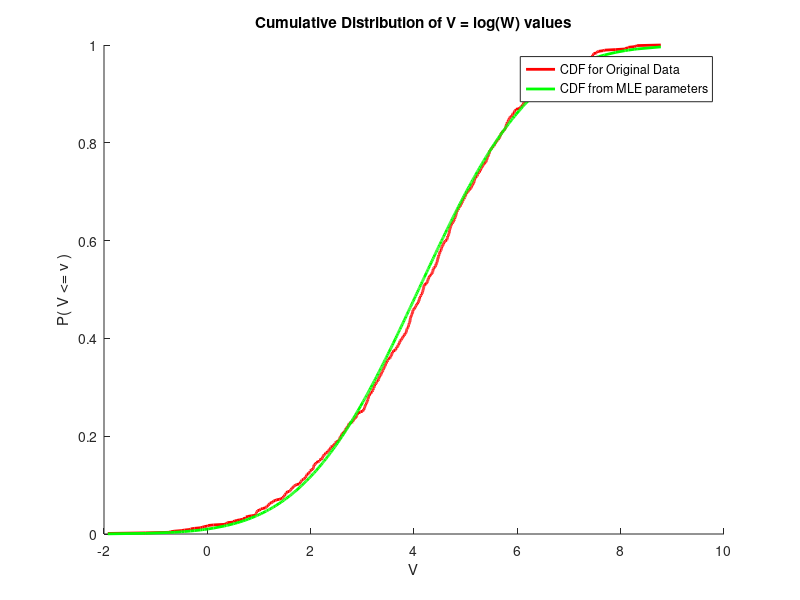
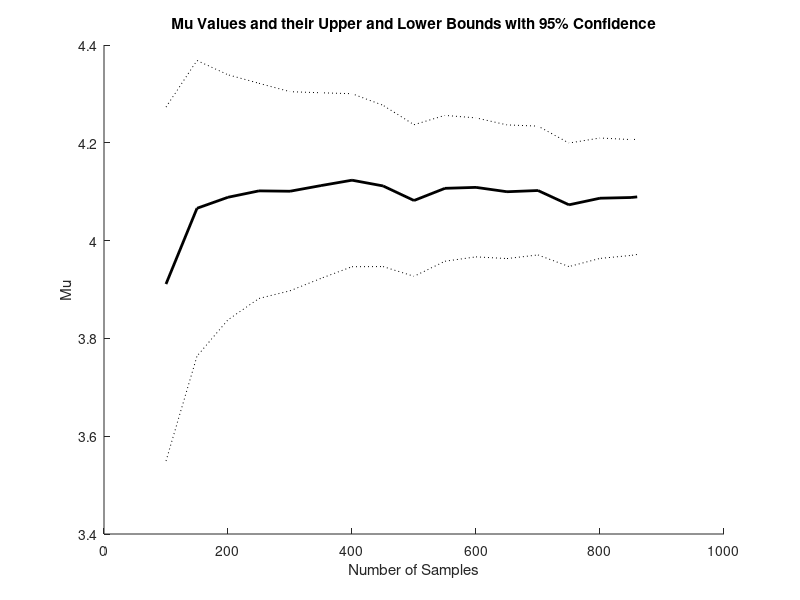
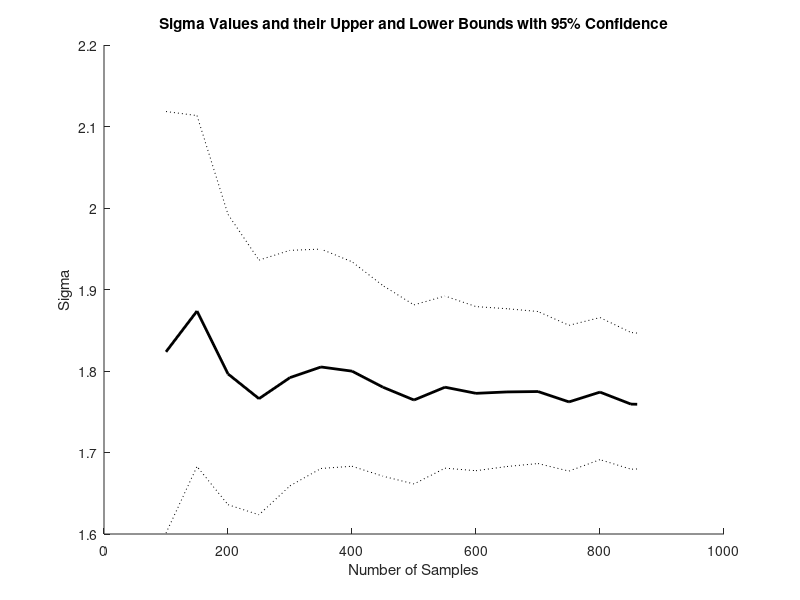
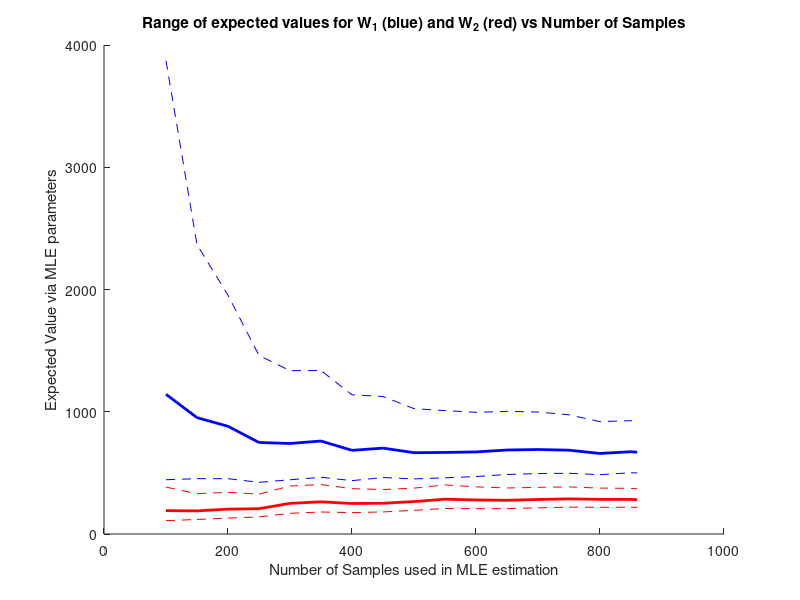

Source code (MATLAB) for these figures, in order:
%load('patchesSep2011Data_results_new1.mat');
%load('patchesSep2011Data_results_allT_new1.mat');
%load('patchesSep2011Data_results_all2.mat');
load('patchesOct2012Data_results_all4.mat');

numPatches = size(predErrorsEMD,2);
LvaluesFunc1 = sum(totalWorkEMD,2);

WORK1 = sort(totalWorkEMD(1,:));
WORK2 = sort(totalWorkEMD(2,:));

LOGWORK1 = sort(log(totalWorkEMD(1,:)));
LOGWORK2 = sort(log(totalWorkEMD(2,:)));

INDS = 1:length(LOGWORK1);
cdfVals = INDS./length(LOGWORK1);
%%
%{
SLIDE 1 RESULTS
%}

WORKCURRENT = WORK1;
LOGWORKCURRENT = LOGWORK1;

[phatML,pciML] = mle(WORKCURRENT,'distribution','lognormal');

mu = phatML(1);
sigma = phatML(2);
yFit = normcdf(LOGWORKCURRENT,mu,sigma);
figure
hold on
plot(LOGWORK1,cdfVals,'r-','LineWidth',2);
plot(LOGWORK1,yFit,'g-','LineWidth',2)
title('Cumulative Distribution of V = log(W) values');
xlabel('V');
ylabel('P( V <= v )')
legend('CDF for Original Data','CDF from MLE parameters');
hold off

rmseFit = sqrt(mean((yFit-cdfVals).^2));
nLogLike = normlike(phatML,LOGWORKCURRENT)/length(LOGWORKCURRENT);
%%
%{
SLIDE 2 RESULTS
%}

workArray = {WORK1};
loopInd = 1;
AlphaVal = 0.05;
displaySpecs = {'k','b'};

muArray = cell(1,length(workArray));
upperMuArray = cell(1,length(workArray));
lowerMuArray = cell(1,length(workArray));

sigmaArray = cell(1,length(workArray));
upperSigmaArray = cell(1,length(workArray));
lowerSigmaArray = cell(1,length(workArray));

startInd = 100;
indsNumTry = startInd:50:length(WORK1);
indsNumTry = [indsNumTry length(WORK1)];
numTries = length(indsNumTry);

for ii=1:length(workArray)
    
    WORKCURRENT = workArray{ii};
    LOGWORKCURRENT = log(WORKCURRENT);
    

    %numbers of samples that will be tried

    numPerms = 1;
    
    upperVal = zeros(numPerms,numTries);
    lowerVal = zeros(numPerms,numTries);
    meanVal = zeros(numPerms,numTries);
    
    upperVal2 = zeros(numPerms,numTries);
    lowerVal2 = zeros(numPerms,numTries);
    meanVal2 = zeros(numPerms,numTries);

    resInd = 1;


    for j = 1:numPerms
        inds = randperm(length(WORKCURRENT));
        resInd = 1;
        for i = indsNumTry
            curDataSet = WORKCURRENT(inds(1:i));

            [phatCur,pciCur] = mle(curDataSet,'distribution','lognormal','Alpha',AlphaVal);
            sizeVec = pciCur(2,:)-pciCur(1,:);

            muCur = phatCur(1); sigmaCur = phatCur(2);
            muUpper = pciCur(2,1); muLower = pciCur(1,1);
            sigmaUpper = pciCur(2,2); sigmaLower = pciCur(1,2);

            meanVal(j,resInd)=muCur;
            upperVal(j,resInd) = muUpper;
            lowerVal(j,resInd) = muLower;
            
            meanVal2(j,resInd)=sigmaCur;
            upperVal2(j,resInd) = sigmaUpper;
            lowerVal2(j,resInd) = sigmaLower;

            resInd = resInd+1;
        end
    end
    
    muArray{loopInd} = meanVal;
    upperMuArray{loopInd} = upperVal;
    lowerMuArray{loopInd} = lowerVal;
    
    sigmaArray{loopInd} = meanVal2;
    upperSigmaArray{loopInd} = upperVal2;
    lowerSigmaArray{loopInd} = lowerVal2;
    
    loopInd = loopInd + 1;
end


figure
hold on
title('Mu Values and their Upper and Lower Bounds with 95% Confidence')
for jj = 1:length(muArray)
    spec1 = [displaySpecs{jj} '-'];
    spec2 = [displaySpecs{jj} ':'];
    
    plot(indsNumTry,muArray{jj},spec1,'LineWidth',2);
    plot(indsNumTry,upperMuArray{jj},spec2);
    plot(indsNumTry,lowerMuArray{jj},spec2);
end
xlabel('Number of Samples');
ylabel('Mu');
hold off

figure
hold on
title('Sigma Values and their Upper and Lower Bounds with 95% Confidence')
for jj = 1:length(muArray)
    spec1 = [displaySpecs{jj} '-'];
    spec2 = [displaySpecs{jj} ':'];
    
    plot(indsNumTry,sigmaArray{jj},spec1,'LineWidth',2);
    plot(indsNumTry,upperSigmaArray{jj},spec2);
    plot(indsNumTry,lowerSigmaArray{jj},spec2);
end
xlabel('Number of Samples');
ylabel('Sigma');
hold off



%%
%{
SLIDE 3 RESULTS
%}

workArray = {WORK1,WORK2};
loopInd = 1;
AlphaVal = 0.05;
displaySpecs = {'r','b'};

meanArray = cell(1,length(workArray));
upperMeanArray = cell(1,length(workArray));
lowerMeanArray = cell(1,length(workArray));

startInd = 100;
indsNumTry = startInd:50:length(WORK1);
indsNumTry = [indsNumTry length(WORK1)];
numTries = length(indsNumTry);

for ii=1:length(workArray)
    
    WORKCURRENT = workArray{ii};
    LOGWORKCURRENT = log(WORKCURRENT);
    

    %numbers of samples that will be tried

    numPerms = 1;
    upperMeanVal = zeros(numPerms,numTries);
    lowerMeanVal = zeros(numPerms,numTries);
    meanCurDist = zeros(numPerms,numTries);

    resInd = 1;


    for j = 1:numPerms
        inds = randperm(length(WORKCURRENT));
        resInd = 1;
        for i = indsNumTry
            curDataSet = WORKCURRENT(inds(1:i));

            [phatCur,pciCur] = mle(curDataSet,'distribution','lognormal','Alpha',AlphaVal);
            sizeVec = pciCur(2,:)-pciCur(1,:);

            muCur = phatCur(1); sigmaCur = phatCur(2);
            muUpper = pciCur(2,1); muLower = pciCur(1,1);
            sigmaUpper = pciCur(2,2); sigmaLower = pciCur(1,2);

            meanCurDist(j,resInd)=exp(muCur + sigmaCur^2/2);
            upperMeanVal(j,resInd) = exp(muUpper + sigmaUpper^2/2);
            lowerMeanVal(j,resInd) = exp(muLower + sigmaLower^2/2);

            resInd = resInd+1;
        end
    end
    
    meanArray{loopInd} = meanCurDist;
    upperMeanArray{loopInd} = upperMeanVal;
    lowerMeanArray{loopInd} = lowerMeanVal;
    
    loopInd = loopInd + 1;
end


figure
hold on
title('Range of expected values for W_1 (blue) and W_2 (red) vs Number of Samples');
for jj = 1:length(meanArray)
    spec1 = [displaySpecs{jj} '-'];
    spec2 = [displaySpecs{jj} '--'];
    
    plot(indsNumTry,meanArray{jj},spec1,'LineWidth',2);
    plot(indsNumTry,lowerMeanArray{jj},spec2);
    plot(indsNumTry,upperMeanArray{jj},spec2);
end
xlabel('Number of Samples used in MLE estimation');
ylabel('Expected Value via MLE parameters');
hold off